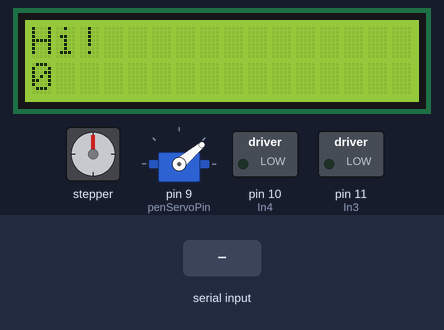
The sketch below on a simulated Arduino Uno, built with avr-gcc and run on an emulated ATmega328P. On the bench: stepper motor, 16×2 character LCD, servo, switched loads named in the sketch (green lamp = pin HIGH). Wiring (inferred from the names in the program): stepper motor (2048 steps per turn assumed): coils pin 2, pin 3, pin 4, pin 5. Inputs (shaded band) come from the test bench. What the sketch prints to the serial monitor is not drawn.

Above: at 1.9 s.
2.0 s: "f" received over Serial
At 2.7 s:
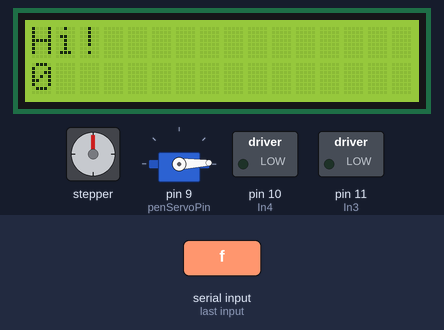
3.6 s: "b" received over Serial
At 4.7 s:
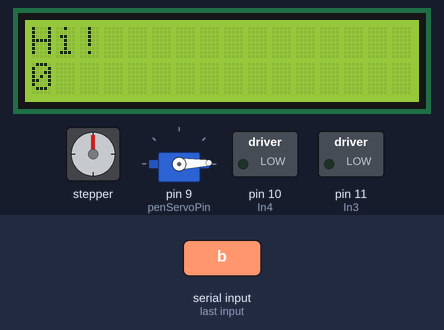
5.2 s: "u" received over Serial
Timing chart, 0 to 8.2 s (numbered marks = the images above; inputs shaded):
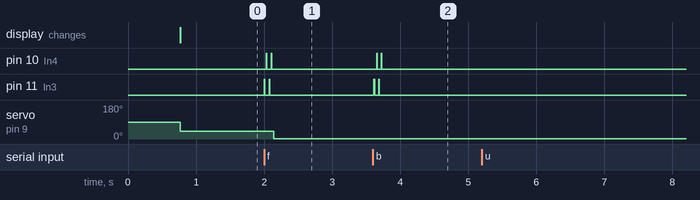

Measured:
- after the input at 2.0 s, pin 10 (In4), pin 11 (In3): alternates HIGH for 0.01 s and LOW for 0.06 s, 4 changes in all, then stays LOW, starting at once; servo on pin 9 (penServoPin): 40° → 2° after 0.14 s
- after the input at 3.6 s, pin 10 (In4): alternates HIGH for 0.01 s and LOW for 0.06 s, 4 changes in all, then stays LOW, starting after 0.05 s; pin 11 (In3): alternates HIGH for 0.01 s and LOW for 0.06 s, 4 changes in all, then stays LOW, starting at once

The sketch:

My_mini_CNC_project.ino
```cpp
/*22-7-2023
 * Nayeem Islam Shanto
 * Contact: islamshafiul283@gmail.com
 *
 * This piece of codes drives a stepper motor without using the Stepper library.
 * Here, we generate the step sequences for forward and backward stepping of the stepper motor.
 * The code was tested with a CD-DRIVE stepper motor and L293D motor driver.
 *
 */

#include<LiquidCrystal_I2C.h>
LiquidCrystal_I2C lcd(0x3F, 2, 1, 0, 4, 5, 6, 7, 3, POSITIVE);
#include<Servo.h>
#include "Stepmechanism.h"


#define penServoPin 9
Servo penServo;

void penUp()
{
  penServo.write(40);

}
void penDown()
{
  penServo.write(0);

}


void setup() {
  Serial.begin(9600);
  lcd.begin(16,2);
  lcd.print("Hi!");
  penServo.attach(penServoPin);
  delay(700);
  pinMode(in1, OUTPUT);
  pinMode(in2, OUTPUT);
  pinMode(in3, OUTPUT);
  pinMode(in4, OUTPUT);

  pinMode(In1, OUTPUT);
  pinMode(In2, OUTPUT);
  pinMode(In3, OUTPUT);
  pinMode(In4, OUTPUT);
  pinMode(horizontalSwitchPin, INPUT);
  pinMode(verticalSwitchPin, INPUT);

  penUp();
  //initializePosition();
}


int counter  = 0;


void loop()
{
  lcd.setCursor(0,1);   //Just a counter is run on the lcd display.
  counter = millis()/10000;
  lcd.print(counter);
  if(Serial.available() > 0)
  {
    char command = Serial.read();
    if(command=='f')
    {
      HstepForward(1, 10); //First parameter indicates the number of steps, second parameter indicates
    }                     //the speed (the delay between switchings the phases of the motor)
    else if(command == 'b')
    {
      HstepBackward(1, 10);
    }
    else if(command == 'r')
    {
      VstepBackward(1, 10);
    }
    else if(command == 'l')
    {
      VstepForward(1, 10);
    }
    else if(command == 'u')
    {
      penServo.write(40);
      Serial.println("Command = u");
    }
    else if(command == 'd');
    {
      penServo.write(2);
      Serial.println("Command = d");
    }
  }
}
```

Stepmechanism.h
```cpp
#define in1 2 //A+
#define in2 3 //A-
#define in3 4 //B+
#define in4 5 //B-

//Pin definition for the horizontal stepper.
#define In1 A7
#define In2 A6
#define In3 11
#define In4 10

#define verticalSwitchPin 7   //Switch which indicates the initial position of the vertical stepper motor.
#define horizontalSwitchPin 6 //Switch which indicates the initial position of the stepper set up.


void VstepBackward(int stepCount, int switchGap)  //function for one backward step
{
 for(int i = 0; i<=stepCount; i++)
 {
  //Turning on phase A in +-
  digitalWrite(in1, HIGH);
  digitalWrite(in2, LOW);
  delay(switchGap);
  //Turning off phase A
  digitalWrite(in1, LOW);
  digitalWrite(in2, LOW);

  //Turning on phase B in +-
  digitalWrite(in3, HIGH);
  digitalWrite(in4, LOW);
  delay(switchGap);
  //Turning off phase B
  digitalWrite(in3, LOW);
  digitalWrite(in4, LOW);
  delay(switchGap);
  //--------------------------------------

  //Turning phase A in -+
  digitalWrite(in1, LOW);
  digitalWrite(in2, HIGH);
  delay(switchGap);
  //Turning off phase A
  digitalWrite(in1, LOW);
  digitalWrite(in2, LOW);
  delay(switchGap);

   //Turning on phase B in -+
  digitalWrite(in3, LOW);
  digitalWrite(in4, HIGH);
  delay(switchGap);
  //Turning off phase B
  digitalWrite(in3, LOW);
  digitalWrite(in4, LOW);
  delay(switchGap);
 }
}


void VstepForward(int stepCount, int switchGap)  //Function for one forward step
{
 for(int i = 0; i<=stepCount; i++)
 {
  //Turning on phase B in +-
  digitalWrite(in3, HIGH);
  digitalWrite(in4, LOW);
  delay(switchGap);
  //Turning off phase B
  digitalWrite(in3, LOW);
  digitalWrite(in4, LOW);
  delay(switchGap);
  //--------------------------------------

  //Turning on phase A in +-
  digitalWrite(in1, HIGH);
  digitalWrite(in2, LOW);
  delay(switchGap);
  //Turning off phase A
  digitalWrite(in1, LOW);
  digitalWrite(in2, LOW);


   //Turning on phase B in -+
  digitalWrite(in3, LOW);
  digitalWrite(in4, HIGH);
  delay(switchGap);
  //Turning off phase B
  digitalWrite(in3, LOW);
  digitalWrite(in4, LOW);
  delay(switchGap);


  //Turning phase A in -+
  digitalWrite(in1, LOW);
  digitalWrite(in2, HIGH);
  delay(switchGap);
  //Turning off phase A
  digitalWrite(in1, LOW);
  digitalWrite(in2, LOW);
  delay(switchGap);

 }
}


void HstepBackward(int stepCount, int switchGap)  //function for one backward step
{
 for(int i = 0; i<=stepCount; i++)
 {
  //Turning on phase A in +-
  digitalWrite(In1, HIGH);
  digitalWrite(In2, LOW);
  delay(switchGap);
  //Turning off phase A
  digitalWrite(In1, LOW);
  digitalWrite(In2, LOW);

  //Turning on phase B in +-
  digitalWrite(In3, HIGH);
  digitalWrite(In4, LOW);
  delay(switchGap);
  //Turning off phase B
  digitalWrite(In3, LOW);
  digitalWrite(In4, LOW);
  delay(switchGap);
  //--------------------------------------

  //Turning phase A in -+
  digitalWrite(In1, LOW);
  digitalWrite(In2, HIGH);
  delay(switchGap);
  //Turning off phase A
  digitalWrite(In1, LOW);
  digitalWrite(In2, LOW);
  delay(switchGap);

   //Turning on phase B in -+
  digitalWrite(In3, LOW);
  digitalWrite(In4, HIGH);
  delay(switchGap);
  //Turning off phase B
  digitalWrite(In3, LOW);
  digitalWrite(In4, LOW);
  delay(switchGap);
 }
}


void HstepForward(int stepCount, int switchGap)  //Function for one forward step
{
 for(int i = 0; i<=stepCount; i++)
 {
  //Turning on phase B in +-
  digitalWrite(In3, HIGH);
  digitalWrite(In4, LOW);
  delay(switchGap);
  //Turning off phase B
  digitalWrite(In3, LOW);
  digitalWrite(In4, LOW);
  delay(switchGap);
  //--------------------------------------

  //Turning on phase A in +-
  digitalWrite(In1, HIGH);
  digitalWrite(In2, LOW);
  delay(switchGap);
  //Turning off phase A
  digitalWrite(In1, LOW);
  digitalWrite(In2, LOW);


   //Turning on phase B in -+
  digitalWrite(In3, LOW);
  digitalWrite(In4, HIGH);
  delay(switchGap);
  //Turning off phase B
  digitalWrite(In3, LOW);
  digitalWrite(In4, LOW);
  delay(switchGap);


  //Turning phase A in -+
  digitalWrite(In1, LOW);
  digitalWrite(In2, HIGH);
  delay(switchGap);
  //Turning off phase A
  digitalWrite(In1, LOW);
  digitalWrite(In2, LOW);
  delay(switchGap);

 }
}


void initializePosition()
{
  boolean positionInitialized = false;
  while(positionInitialized == false)
  {
    if(digitalRead(horizontalSwitchPin)!=0)
    {
      positionInitialized = true;
    }
    else
    {
      HstepBackward(1, 10);
    }
  }


    delay(500);

  positionInitialized = false;
    while(positionInitialized == false)
  {
    if(digitalRead(verticalSwitchPin)!=0)
    {
      positionInitialized = true;
    }
    else
    {
      VstepBackward(1, 10);
    }
  }
}
```
